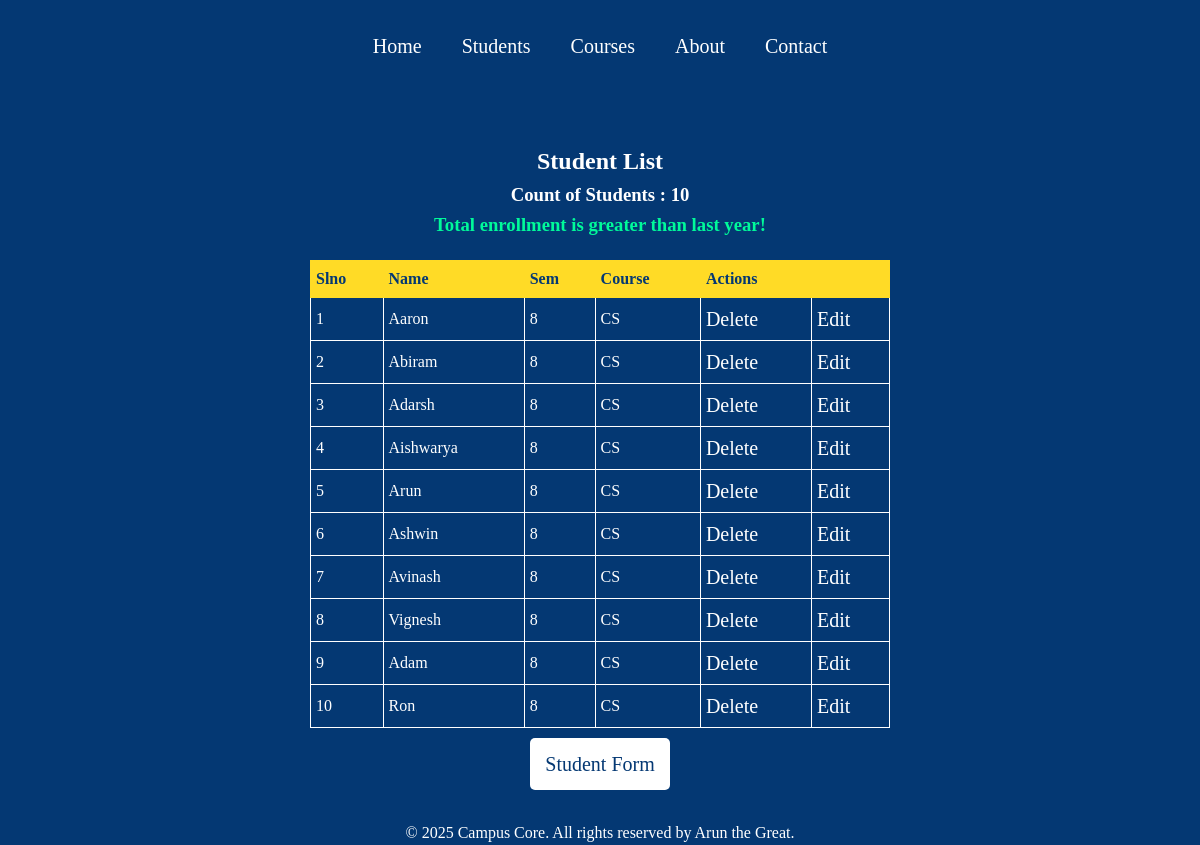
Page /students/list on the earlier database version.
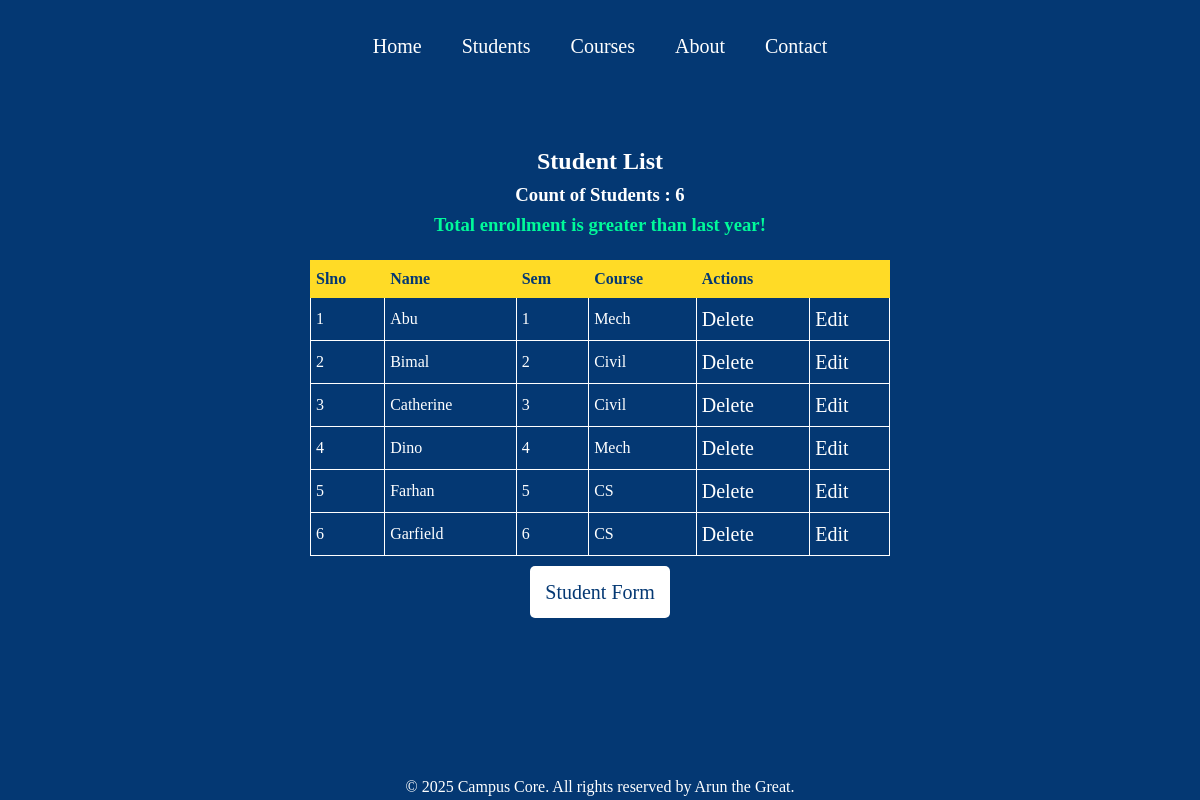
Same page on the later database version.
### students/models.py (models this page shows, shortened)
class Student(models.Model):
    slno=models.IntegerField(unique=True)
    name=models.CharField(max_length=40)
    sem=models.IntegerField()
    course=models.CharField(max_length=20)

### students/views.py (the view)
# urls.py: path("list", views.student_list, name='studentlist'),
def student_list(request):
    data=Student.objects.all()
    return render(request, "students/studentlist.html", {"data": data, "count":len(data)})

### templates/students/studentlist.html
{% extends 'base.html' %}
{% load static %}
{% block content %}
<div class="std_table">
    <h2>Student List</h2>
    <h3>Count of Students : {{count}}</h3>
    {% if count >= 3 %}
    <h3 style="color: mediumspringgreen;">Total enrollment is greater than last year!</h3>
    {% endif %}
    <table>
        <tr>
            <th>Slno</th>
            <th>Name</th>
            <th>Sem</th>
            <th>Course</th>
            <th colspan="2">Actions</th>
        </tr>
        {% for stud in data %}
        <tr>
            <td>{{stud.slno}}</td>
            <td>{{stud.name}}</td>
            <td>{{stud.sem}}</td>
            <td>{{stud.course}}</td>
            <td class="dltdlt"><a id="del_btn" href="/students/delete/{{stud.id}}">Delete</a></td>
            <td class="dltdlt"><a id="del_btn" href="/students/update/{{stud.id}}">Edit</a></td>
        </tr>
        {% endfor %}
    </table>
    <a class="btn" href="form">Student Form</a>
</div>
{% endblock %}

### templates/base.html (shortened to what this page needs)
{% load static %}
<!DOCTYPE html>
<html lang="en">
<head>
    <link rel="stylesheet" href="{% static 'styles/base.css' %}">
</head>
<body>
    <nav>
        <a href="/">Home</a>
        <a href="/students/list">Students</a>
        <a href="/courses/catalog">Courses</a>
        <a href="/about/">About</a>
        <a href="/contact/">Contact</a>
    </nav>
    <main>
        {% block content %}{% endblock %}
    </main>
    <footer>
        &copy; 2025 Campus Core. All rights reserved by Arun the Great.
    </footer>
</body>
</html>

### static/styles/base.css (style rules this page uses)
* { margin: 0; padding: 0; }
body { background-color: #043873; color: white; font-family: 'JetBrains mono'; line-height: 1.6; display: flex; flex-direction: column; min-height: 100vh; }
nav { display: flex; justify-content: center; align-items: center; background-color: #043873; padding: 10px 0; }
a { color: white; font-family: 'JetBrains Mono'; font-size: 20px; line-height: 1.6; text-decoration: none; padding: 20px; display: inline-block; }
.std_table { display: flex; flex-direction: column; align-items: center; padding: 20px; margin-top: 30px; }
.std_table table { width: 50%; border-collapse: collapse; margin-top: 20px; }
th, td { border: 1px solid #ffffff; padding: 5px; text-align: left; }
th, td:hover { border: 1px solid #ffdb26; background-color: #ffdb26; color: #043873; padding: 5px; text-align: left; }
.btn { display: inline-block; background-color: #ffffff; color: #043873; padding: 10px 15px; margin: 10px; border-radius: 5px; }
#del_btn { padding: 0px; text-align: left; }
.dltdlt { background-color: #043873; border: 1px solid white }
.dltdlt a { color:white; }
main { flex: 1; }
footer { text-align: center; width: 100%; }

Differences in the rows shown:
removed Student: slno "1", name "Aaron", sem "8", course "CS"
removed Student: slno "2", name "Abiram", sem "8", course "CS"
removed Student: slno "3", name "Adarsh", sem "8", course "CS"
removed Student: slno "4", name "Aishwarya", sem "8", course "CS"
removed Student: slno "5", name "Arun", sem "8", course "CS"
removed Student: slno "6", name "Ashwin", sem "8", course "CS"
removed Student: slno "7", name "Avinash", sem "8", course "CS"
removed Student: slno "8", name "Vignesh", sem "8", course "CS"
removed Student: slno "9", name "Adam", sem "8", course "CS"
removed Student: slno "10", name "Ron", sem "8", course "CS"
added Student: slno "1", name "Abu", sem "1", course "Mech"
added Student: slno "2", name "Bimal", sem "2", course "Civil"
added Student: slno "3", name "Catherine", sem "3", course "Civil"
added Student: slno "4", name "Dino", sem "4", course "Mech"
added Student: slno "5", name "Farhan", sem "5", course "CS"
added Student: slno "6", name "Garfield", sem "6", course "CS"
Other differences:
{{ count }}: "10" → "6"
